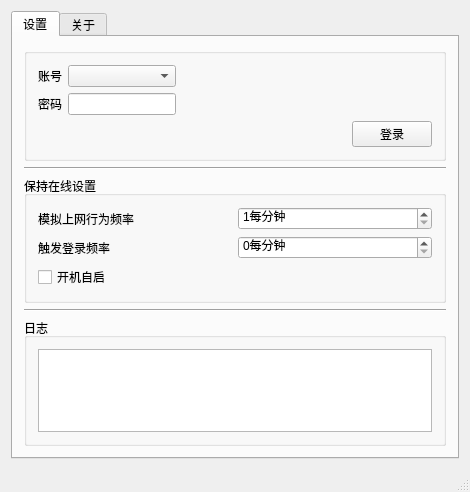
<?xml version="1.0" encoding="UTF-8"?>
<ui version="4.0">
 <class>SmartLinkForDrCOMClass</class>
 <widget class="QMainWindow" name="SmartLinkForDrCOMClass">
  <property name="geometry">
   <rect>
    <x>0</x>
    <y>0</y>
    <width>470</width>
    <height>492</height>
   </rect>
  </property>
  <property name="windowTitle">
   <string>SmartLinkForDrCOM</string>
  </property>
  <widget class="QWidget" name="centralWidget">
   <layout class="QGridLayout" name="gridLayout_4">
    <item row="0" column="0">
     <widget class="QTabWidget" name="tabWidget">
      <property name="currentIndex">
       <number>0</number>
      </property>
      <widget class="QWidget" name="seting">
       <attribute name="title">
        <string>设置</string>
       </attribute>
       <layout class="QGridLayout" name="gridLayout_5">
        <item row="1" column="0">
         <widget class="Line" name="line">
          <property name="orientation">
           <enum>Qt::Horizontal</enum>
          </property>
         </widget>
        </item>
        <item row="2" column="0">
         <widget class="QGroupBox" name="groupBox_2">
          <property name="title">
           <string>保持在线设置</string>
          </property>
          <layout class="QGridLayout" name="gridLayout_2">
           <item row="0" column="0">
            <widget class="QLabel" name="label_3">
             <property name="text">
              <string>模拟上网行为频率</string>
             </property>
            </widget>
           </item>
           <item row="0" column="1">
            <widget class="QSpinBox" name="simulatedBrowseIntervalSB">
             <property name="suffix">
              <string>每分钟</string>
             </property>
             <property name="minimum">
              <number>1</number>
             </property>
             <property name="maximum">
              <number>120</number>
             </property>
             <property name="singleStep">
              <number>1</number>
             </property>
            </widget>
           </item>
           <item row="1" column="0">
            <widget class="QLabel" name="label_4">
             <property name="text">
              <string>触发登录频率</string>
             </property>
            </widget>
           </item>
           <item row="1" column="1">
            <widget class="QSpinBox" name="loginIntervalSB">
             <property name="suffix">
              <string>每分钟</string>
             </property>
            </widget>
           </item>
           <item row="2" column="0">
            <widget class="QCheckBox" name="enableAutoStartCB">
             <property name="text">
              <string>开机自启</string>
             </property>
            </widget>
           </item>
          </layout>
         </widget>
        </item>
        <item row="0" column="0">
         <widget class="QGroupBox" name="groupBox">
          <property name="title">
           <string/>
          </property>
          <layout class="QFormLayout" name="formLayout">
           <item row="0" column="0">
            <layout class="QGridLayout" name="gridLayout">
             <item row="0" column="0">
              <widget class="QLabel" name="label">
               <property name="text">
                <string>账号</string>
               </property>
              </widget>
             </item>
             <item row="0" column="1">
              <widget class="QComboBox" name="accountCB"/>
             </item>
             <item row="1" column="0">
              <widget class="QLabel" name="label_2">
               <property name="text">
                <string>密码</string>
               </property>
              </widget>
             </item>
             <item row="1" column="1">
              <widget class="QLineEdit" name="lineEdit"/>
             </item>
            </layout>
           </item>
           <item row="1" column="0" colspan="2">
            <layout class="QHBoxLayout" name="horizontalLayout_2">
             <item>
              <spacer name="horizontalSpacer">
               <property name="orientation">
                <enum>Qt::Horizontal</enum>
               </property>
               <property name="sizeHint" stdset="0">
                <size>
                 <width>40</width>
                 <height>20</height>
                </size>
               </property>
              </spacer>
             </item>
             <item>
              <widget class="QPushButton" name="loginBtn">
               <property name="text">
                <string>登录</string>
               </property>
              </widget>
             </item>
            </layout>
           </item>
          </layout>
         </widget>
        </item>
        <item row="4" column="0">
         <widget class="QGroupBox" name="groupBox_3">
          <property name="title">
           <string>日志</string>
          </property>
          <layout class="QGridLayout" name="gridLayout_3">
           <item row="0" column="0">
            <widget class="QPlainTextEdit" name="logPT"/>
           </item>
          </layout>
         </widget>
        </item>
        <item row="3" column="0">
         <widget class="Line" name="line_2">
          <property name="orientation">
           <enum>Qt::Horizontal</enum>
          </property>
         </widget>
        </item>
       </layout>
      </widget>
      <widget class="QWidget" name="about">
       <attribute name="title">
        <string>关于</string>
       </attribute>
      </widget>
     </widget>
    </item>
   </layout>
  </widget>
  <widget class="QStatusBar" name="statusBar"/>
 </widget>
 <layoutdefault spacing="6" margin="11"/>
 <resources/>
 <connections/>
</ui>
